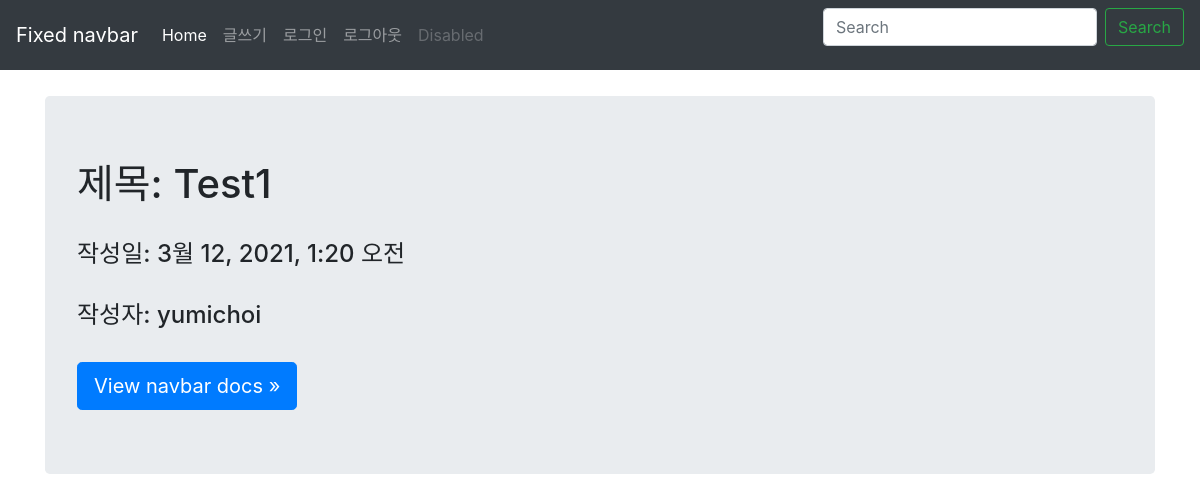
Before: /blogMain/ with the older database file.
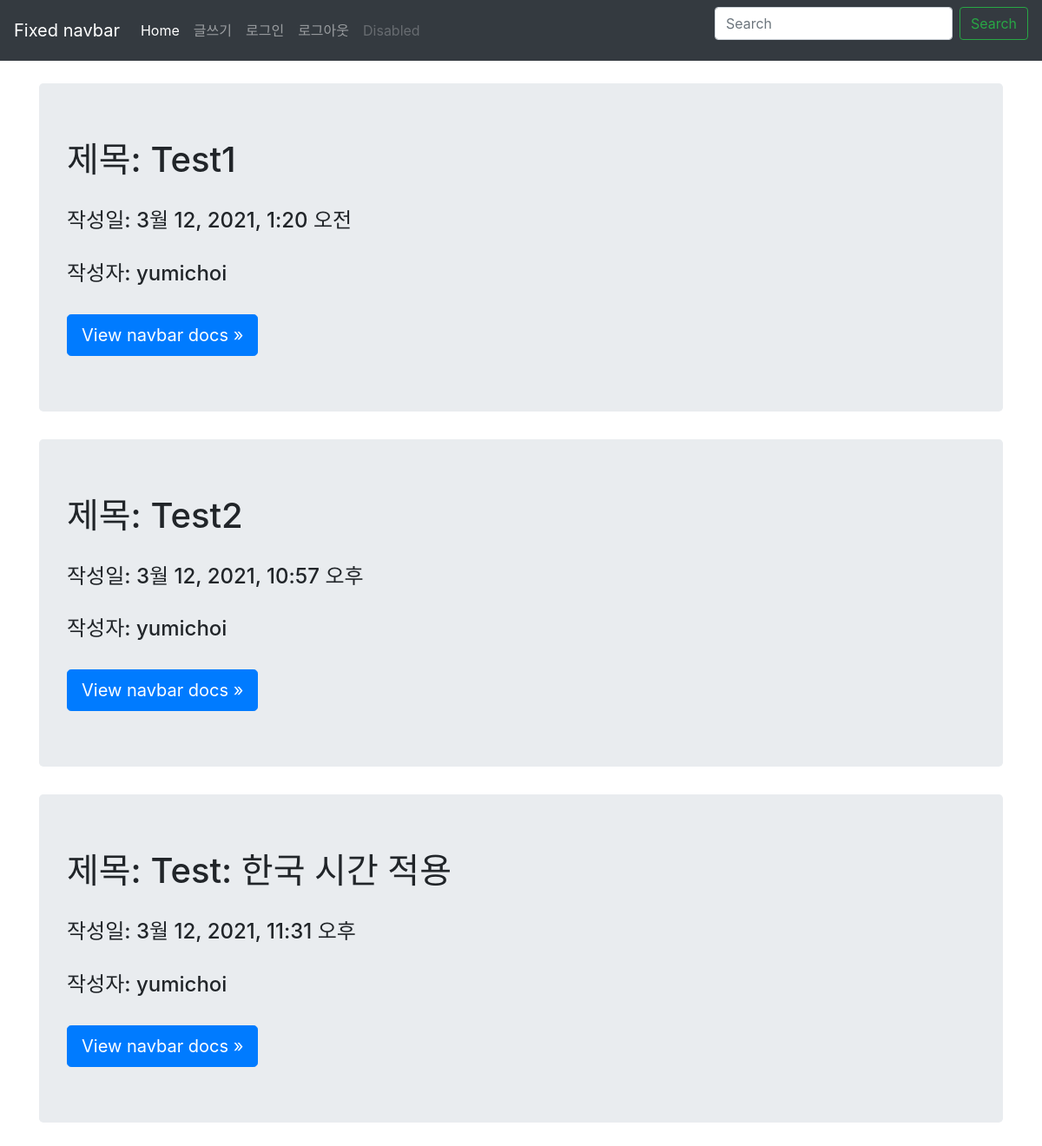
After: the same page with the newer database file.
### blogapp/models.py (models this page shows)
class Blog(models.Model):
    title = models.CharField(max_length=100)
    auto_now_add = True
    pub_date = models.DateTimeField(auto_now_add=True)
    author = models.ForeignKey(User, on_delete=models.CASCADE, null=True, default=1)
    body = RichTextUploadingField()

### blogapp/views.py (the view)
# urls.py: path('blogMain/', blogapp.views.blogMain, name = 'blogMain'),# http://www.블로그주소.com/blogMain/ 으로 접속
def blogMain(request):
    blogs = Blog.objects.all()
    return render(request, 'blogMain.html', {'blogs' : blogs})

### blogapp/templates/blogMain.html
{% extends 'base.html' %}
{% block content %}
    <br>
    {% for blog in blogs %}
        <main role="main" class="container">
            <div class="jumbotron">
                <h1>제목: {{ blog.title }}</h1>
                <br>
                <h4>작성일: {{ blog.pub_date }}</h4>
                <br>
                <h4>작성자: {{ blog.author }}</h4>
                <br>
                <a class="btn btn-lg btn-primary"
                   href="{% url 'detail' blog.id %}" role="button">View navbar docs &raquo;</a>
            </div>
        </main>
    {% endfor %}
{% endblock %}

Changed rows visible on the page:
added Blog: title "Test2", pub_date "3월 12, 2021, 10:57 오후", author "yumichoi"
added Blog: title "Test: 한국 시간 적용", pub_date "3월 12, 2021, 11:31 오후", author "yumichoi"
